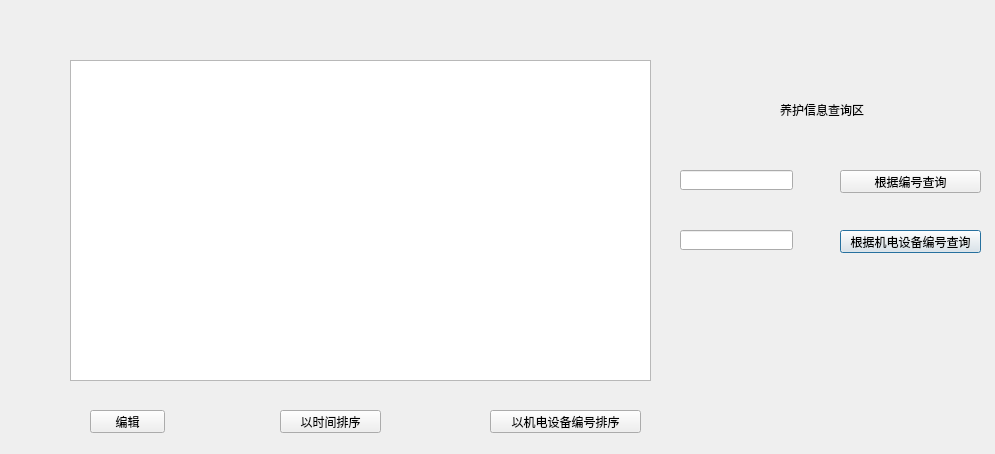
<?xml version="1.0" encoding="UTF-8"?>
<ui version="4.0">
 <class>MaintainShowDialog</class>
 <widget class="QDialog" name="MaintainShowDialog">
  <property name="geometry">
   <rect>
    <x>0</x>
    <y>0</y>
    <width>995</width>
    <height>454</height>
   </rect>
  </property>
  <property name="windowTitle">
   <string>Dialog</string>
  </property>
  <widget class="QPushButton" name="matchIdButton">
   <property name="geometry">
    <rect>
     <x>840</x>
     <y>230</y>
     <width>141</width>
     <height>23</height>
    </rect>
   </property>
   <property name="text">
    <string>根据机电设备编号查询</string>
   </property>
  </widget>
  <widget class="QPushButton" name="editButton">
   <property name="geometry">
    <rect>
     <x>90</x>
     <y>410</y>
     <width>75</width>
     <height>23</height>
    </rect>
   </property>
   <property name="text">
    <string>编辑</string>
   </property>
  </widget>
  <widget class="QPushButton" name="sortByTimeButton">
   <property name="geometry">
    <rect>
     <x>280</x>
     <y>410</y>
     <width>101</width>
     <height>23</height>
    </rect>
   </property>
   <property name="text">
    <string>以时间排序</string>
   </property>
  </widget>
  <widget class="QPushButton" name="idButton">
   <property name="geometry">
    <rect>
     <x>840</x>
     <y>170</y>
     <width>141</width>
     <height>23</height>
    </rect>
   </property>
   <property name="text">
    <string>根据编号查询</string>
   </property>
  </widget>
  <widget class="QTableWidget" name="tableWidget">
   <property name="geometry">
    <rect>
     <x>70</x>
     <y>60</y>
     <width>581</width>
     <height>321</height>
    </rect>
   </property>
  </widget>
  <widget class="QLabel" name="searchLabel">
   <property name="geometry">
    <rect>
     <x>780</x>
     <y>100</y>
     <width>101</width>
     <height>20</height>
    </rect>
   </property>
   <property name="text">
    <string>养护信息查询区</string>
   </property>
  </widget>
  <widget class="QPushButton" name="sortByMatchIdButton">
   <property name="geometry">
    <rect>
     <x>490</x>
     <y>410</y>
     <width>151</width>
     <height>23</height>
    </rect>
   </property>
   <property name="text">
    <string>以机电设备编号排序</string>
   </property>
  </widget>
  <widget class="QLineEdit" name="idlineEdit">
   <property name="geometry">
    <rect>
     <x>680</x>
     <y>170</y>
     <width>113</width>
     <height>20</height>
    </rect>
   </property>
  </widget>
  <widget class="QLineEdit" name="matchIdlineEdit">
   <property name="geometry">
    <rect>
     <x>680</x>
     <y>230</y>
     <width>113</width>
     <height>20</height>
    </rect>
   </property>
  </widget>
 </widget>
 <resources/>
 <connections/>
</ui>
